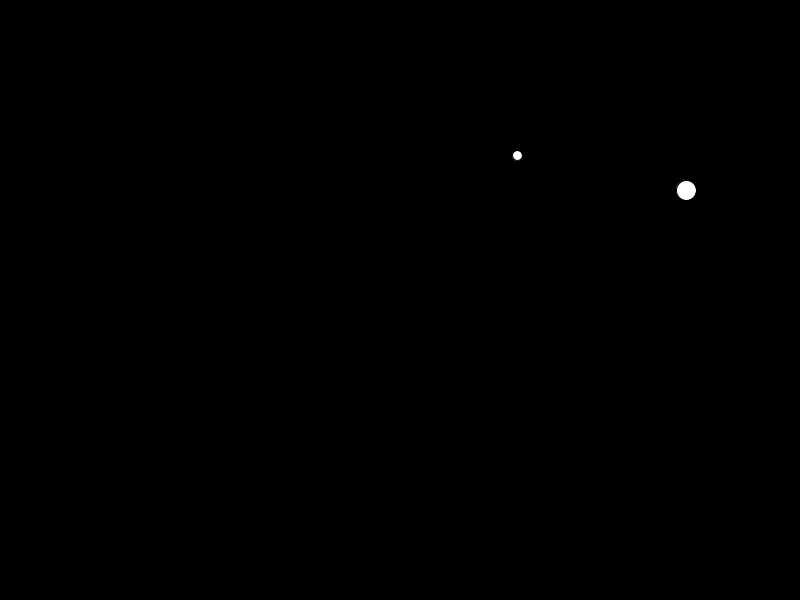
Frame 1 (no input)
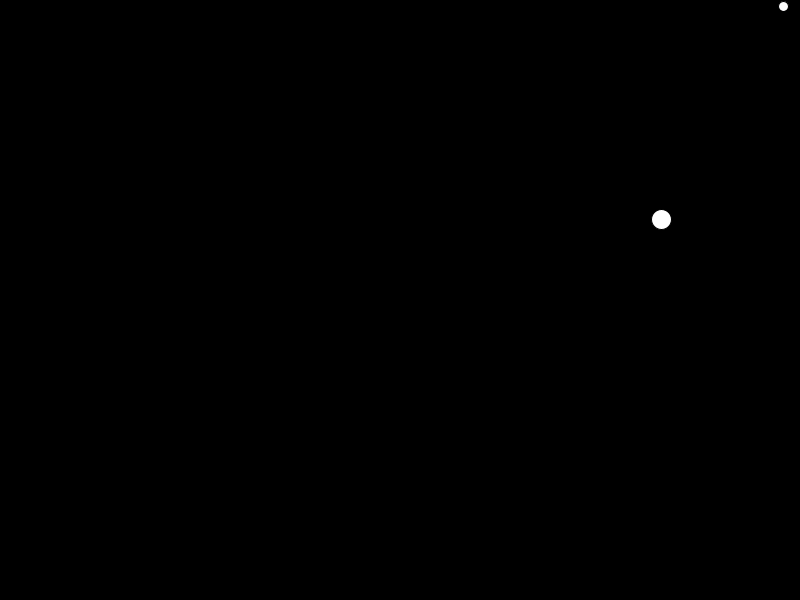
Frame 60 (the mouse pressed at the canvas centre just before this capture)
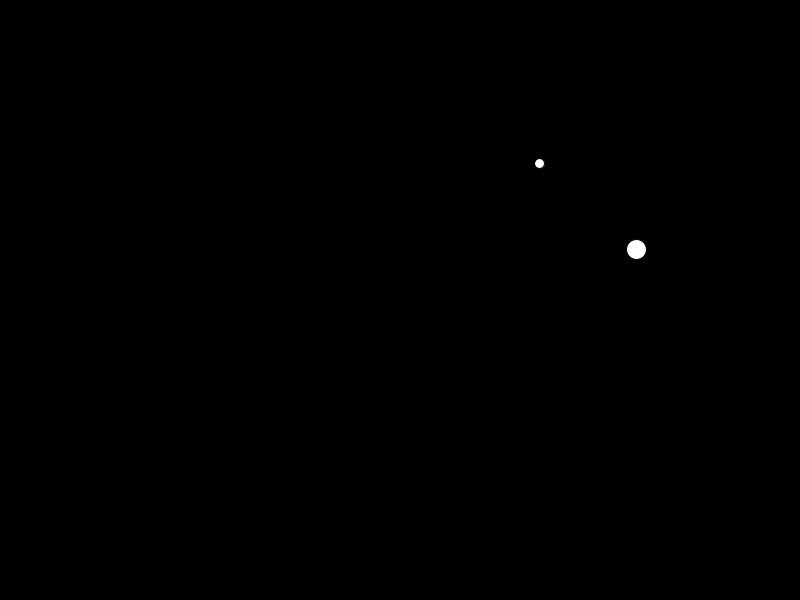
Frame 120 (the mouse held since frame 60 and released just before this capture)

The Processing sketch that drew these frames (run headless with seeded random() and noise(); from frame 60 on, the mouse is pressed at the canvas centre):

// Processing sketch: array2
// ── array2.pde
//declaring and initializing a variable in one line looks like this: float x = 10;

//declaring an array looks like this:
//type[] name;

//initializing an array looks like this:
//name = new type[size];
//name = {insert data here};

int count = 2;

//declare and initialize arrays
float[] x = new float[count];
float[] y = new float[count];
float[] velX = new float[count];
float[] velY = new float[count];
float[] diam = new float[count];


void setup() {
  //set size of canvas
  size(800, 600);

  //initialize variables
  int i = 0;
  while (i < count) {
    x[i] = random(width);
    y[i] = random(height);
    velX[i] = random(-5, 5);
    velY[i] = random(-5, 5);
    diam[i] = 10 + i*10;
    i++;
  }
}

void draw() {
  //draw background to cover previous frame
  background(0);

  int i = 0;
  while (i < count) {
    //draw ball
    ellipse(x[i], y[i], diam[i], diam[i]);


    //add velocity to position
    x[i] += velX[i];

    y[i] += velY[i];


    //bounce ball if it hits walls
    if (x[i] + diam[i]/2 >= width) {
      velX[i] = -abs(velX[i]);    //if the ball hits the right wall, assign x velocity the negative version of itself
    } else if (x[i] - diam[i]/2 <= 0) {
      velX[i] = abs(velX[i]);     //if the ball hits the left wall, assign x velocity the positive version of itself
    }

    if (y[i] + diam[i]/2 >= height) {
      velY[i] = -abs(velY[i]);
    } else if (y[i] - diam[i]/2 <= 0) {
      velY[i] = abs(velY[i]);
    }
    i++;
  }
}
